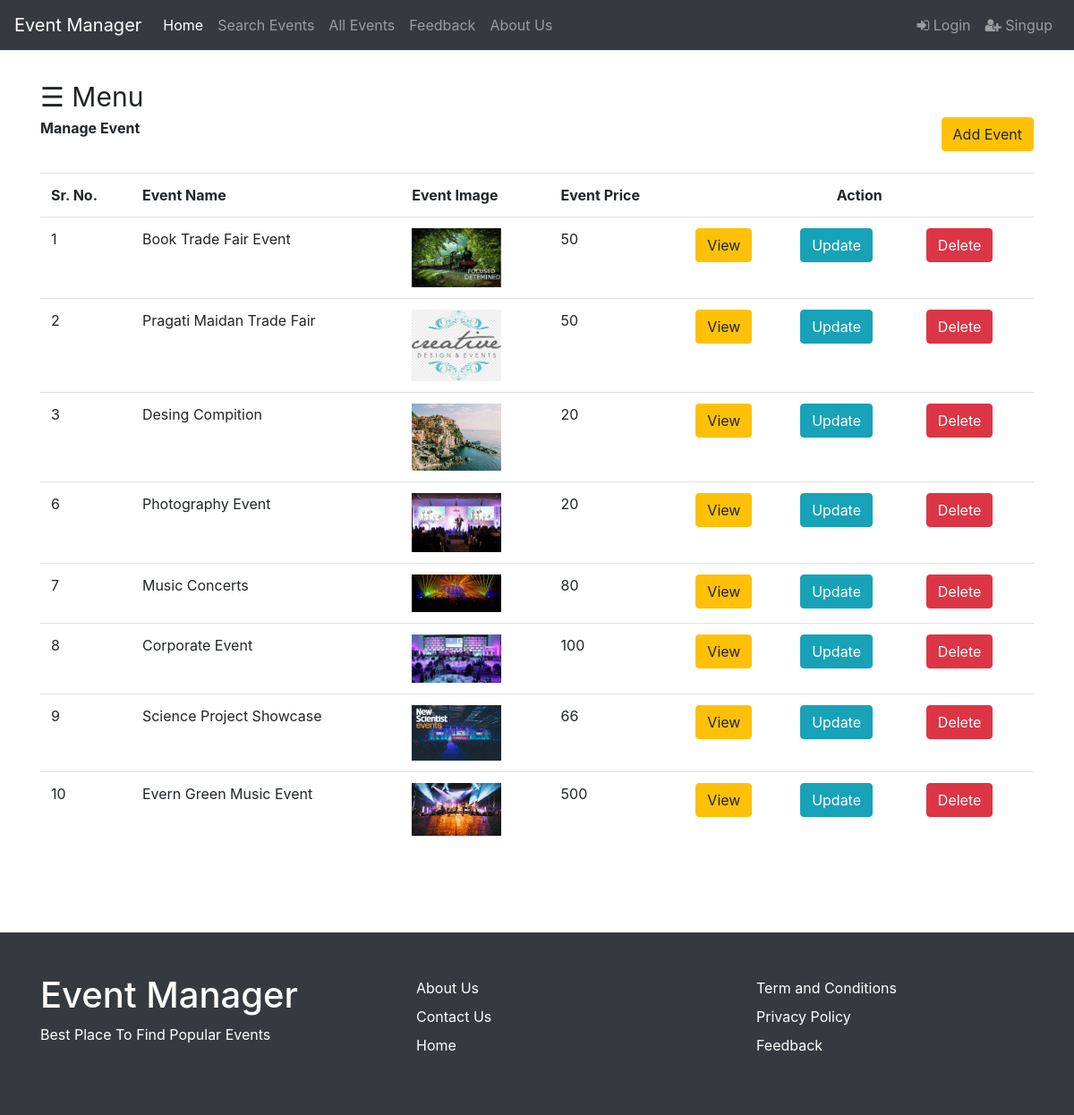
Screenshot of /admin/eventmanage.php (signed in) with the database file from the repository.
### tables this page shows
CREATE TABLE `event` (
  `event_id` int(11) NOT NULL,
  `location_id` int(11) NOT NULL,
  `event_name` varchar(255) NOT NULL,
  `event_image` varchar(255) NOT NULL,
  `event_price` decimal(50,0) NOT NULL,
  `event_date` datetime NOT NULL,
  `event_max_person` int(20) NOT NULL,
  `event_min_person` int(20) NOT NULL,
  `created_at` timestamp NOT NULL DEFAULT current_timestamp(),
  `updated_at` datetime NOT NULL
);

### config/function.php (called while the page is built, shortened)
<?php
function getEvent($event_id=null)
{
	$data = array();
	if(! empty($event_id))
	{
		$event_sql = "SELECT e.*, l.* FROM event as e, location as l WHERE (e.event_id='$event_id') AND (e.location_id = l.location_id)";
	}else
	{
		$event_sql = "SELECT * FROM event";
	}
	$conn = new Dbconnect();
	$db = $conn->dbmsConnect();
	$event_result = $db->query($event_sql);
	if($event_result->num_rows > 0 )
	{
		while($event = $event_result->fetch_assoc())
		{
			$data[] = $event;
 		}
	}
	return $data;
}
?>

### admin/eventmanage.php (the view, shortened to what this page needs)
<?php
	  include('../layout/header.php');
	  include('../config/function.php');
	  	$event = getEvent();
?>
	<div class="container">
		<div class="row">
			<div class="col-md-12">
				<section class="mt-30">
					<?php include('sidebar.php'); ?>
					<div id="main" >
						<span><b>Manage Event</b><a href="addevent.php" class="btn btn-warning float-right">Add Event</a></span>
						<div class="clearfix"></div>
						<br>
						<table class="table">
							<tr>
								<th>Sr. No.</th>
								<th>Event Name</th>
								<th>Event Image</th>
								<th>Event Price</th>
								<th colspan="3" class="text-center">Action</th>
							</tr>
							<?php foreach($event as $event_list) {?>
							<tr>
								<td><?php echo $event_list['event_id']; ?></td>
								<td><?php echo $event_list['event_name']; ?></td>
								<td><img src="<?php echo BASE_URL; ?>admin/upload/<?php echo $event_list['event_image']?>" width="100px"></td>
								<td><?php echo $event_list['event_price']; ?></td>
								<td>
									<a href="event-details.php?action=view_event&event_id=<?php echo $event_list['event_id']; ?>" class="btn btn-warning">View</a>
								</td>
								<td>
									<a href="updateevent.php?action=update_event&evnt_id=<?php echo $event_list['event_id'];?>" class="btn btn-info">Update</a>
								</td>
								<td>
									<a href="<?php echo BASE_URL; ?>admin/eventmanage.php?action=delete_event&evnt_id=<?php echo $event_list['event_id'];?>" class="btn btn-danger">Delete</a>
								</td>
							</tr>
							<?php } ?>
						</table>
					</div>
				</section>
			</div>
		</div>
	</div>
<?php include('../layout/footer.php'); ?>

### layout/header.php (shortened to what this page needs)
<!DOCTYPE html>
<html>
<head>
	<link rel="stylesheet" type="text/css" href="<?php echo BASE_URL ?>assets/css/bootstrap.min.css">
	<link rel="stylesheet" type="text/css" href="<?php echo BASE_URL ?>assets/css/custom.css">
	<link rel="stylesheet" type="text/css" href="https://stackpath.bootstrapcdn.com/font-awesome/4.7.0/css/font-awesome.min.css">
</head>
<body>
	<div class="container-fluid pd-0">
		<nav class="navbar navbar-expand-lg navbar-dark bg-dark">
		  <a class="navbar-brand" href="<?php echo BASE_URL; ?>index.php ">Event Manager</a>
		  <div class="collapse navbar-collapse" id="navbarSupportedContent">
		    <ul class="navbar-nav mr-auto">
		      <li class="nav-item active">
		        <a class="nav-link" href="<?php echo BASE_URL ?>index.php">Home</a>
		      </li>
		      <li class="nav-item">
		        <a class="nav-link" data-toggle="collapse" data-target="#search-event">Search Events</a>
		      </li>
		      <li class="nav-item">
		        <a class="nav-link" href="<?php echo BASE_URL ?>search-events.php">All Events</a>
		      </li>
		      <li class="nav-item">
		        <a class="nav-link" href="<?php echo BASE_URL ?>feedback.php">Feedback</a>
		      </li>
		       <li class="nav-item">
		        <a class="nav-link" href="<?php echo BASE_URL ?>aboutus.php">About Us</a>
		      </li>
		    </ul>
		    <?php if(isset($_SESSION["isuser_login"])) {?>
		    <ul class="navbar-nav">
			  <li class="nav-item">
		        <a  class="nav-link" ><i class="fa fa-user"></i> <?php if(isset($_SESSION["user_name"])){ echo 'Welcome !'.' '.$_SESSION["user_name"]; }?></a>
		      </li>
			  <li class="nav-item">
		        <a class="nav-link" href="mybooking.php"><i class="fa fa-book"></i> Mybooking</a>
		      </li>
		      <li class="nav-item">
		        <a class="nav-link" href="index.php?action=user_logout" ><i class="fa fa-user-times"></i> logout</a>
		      </li>
		    </ul>
			<?php } else { ?>
			<ul class="navbar-nav">
		      <li class="nav-item">
		        <a class="nav-link" href="#" data-toggle="modal" data-target="#loginModal"><i class="fa fa-sign-in"></i> Login</a>
		      </li>
		      <li class="nav-item">
		        <a class="nav-link" href="#" data-toggle="modal" data-target="#signupModal"><i class="fa fa-user-plus"></i> Singup</a>
		      </li>
		    </ul>
		    <?php } ?>
		  </div>
		</nav>
	</div>

### admin/sidebar.php (shortened to what this page needs)
<span style="font-size: 30px; cursor: pointer;" onclick="openNav()">&#9776; Menu</span>

### layout/footer.php (shortened to what this page needs)
	<footer class="bg-dark">
		<div class="container">
			<div class="row">
				<div class="col-md-4">
					 <h1>Event Manager</h1>
					 <p>Best Place To Find Popular Events</p>
				</div>
				<div class="col-md-4">
					 <ul>
					 	<li><a href="aboutus.php">About Us</a></li>
					 	<li><a href="#">Contact Us</a></li>
					 	<li><a href="index.php">Home</a></li>
					 </ul>
				</div>
				<div class="col-md-4">
					 <ul>
					 	<li><a href="#">Term and Conditions</a></li>
					 	<li><a href="#">Privacy Policy</a></li>
					 	<li><a href="#">Feedback</a></li>
					 </ul>
				</div>
			</div>
		</div>
	</footer>
</body>
</html>

### assets/css/custom.css (style rules this page uses)
body { margin: 0; padding: 0; }
footer { padding: 46px 0px; color: white; }
footer ul li { list-style: none; }
footer ul li a { display: block; padding: 4px 0px; color: white; text-decoration: none; }
section { padding-bottom: 80px; }
.pd-0 { padding-left: 0px !important; padding-right: 0px !important; }
.mt-30 { margin-top: 30px; }
.nav-item { position: relative; }

### rows the page displays
event: event_id "1", event_name "Book Trade Fair Event", event_image (picture), event_price "50"
event: event_id "2", event_name "Pragati Maidan Trade Fair", event_image (picture), event_price "50"
event: event_id "3", event_name "Desing Compition", event_image (picture), event_price "20"
event: event_id "6", event_name "Photography Event", event_image (picture), event_price "20"
event: event_id "7", event_name "Music Concerts", event_image (picture), event_price "80"
event: event_id "8", event_name "Corporate Event", event_image (picture), event_price "100"
event: event_id "9", event_name "Science Project Showcase", event_image (picture), event_price "66"
event: event_id "10", event_name "Evern Green Music Event", event_image (picture), event_price "500"
